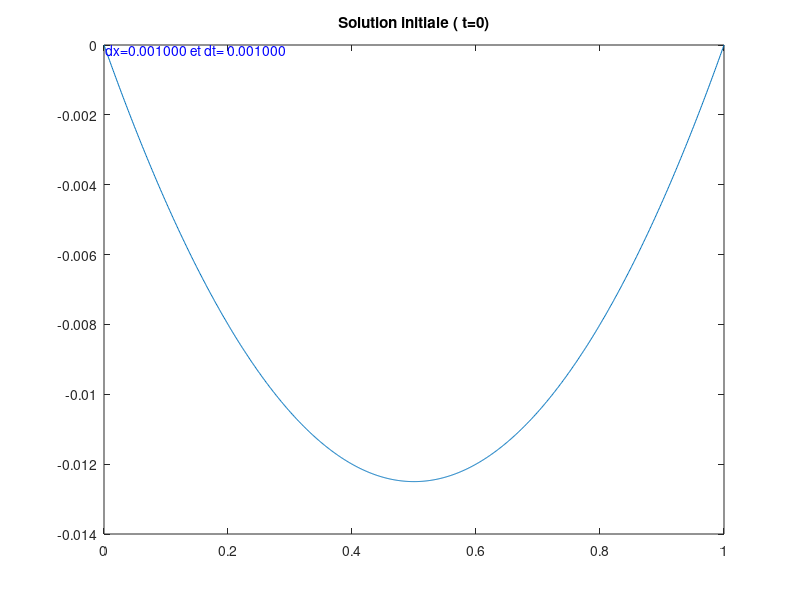

Recreate this plot in MATLAB. (Note: this script raises an error after producing the figure.)
%% Paramètre du problème à résoudre
alpha=10;% paramètre de la modélisation physique


%% Borne du domaine
xmin=0;
xmax=1;
%% Discretisation du domaine
dx=1e-3;% pas en espace
dt=1e-3;% pas du temps
% facteur apparaissant frequemment dans nos schemas, on  a preferé le 
% poser de la sorte pour faciler l'écriture dans la suite.

theta=alpha*dt/dx^2;


x=0:dx:1;% variable spaciale discretisée
% Taille du vecteur espace
[~,N]=size(x);

k=1e-3;
%On doit enlever 1 par la suite car on veut travailler sur les solutions
% sont cherchées pour les noeuds internes, les valeurs deux noeuds externes 
% etant imposés par les conditions aux limites nul dans notre cas
% actuels.)



%% Creation d'une matrice triadiagonale,
% c'est une matrice recurrente dans la plus part des problème faisant
% intervenir des derivées d'ordres 2.


C=full(gallery('tridiag',N-1,-1,2,-1));
% Discretisation de la sollicitation.
% Bien que considérée nulle dans le TD, nous le gardons les équations pour
% une approche plus générale pour notre code.
F=zeros(N-1,1);

%% Schema implicite
Aimp=eye(N-1);
Bimp=eye(N-1)+theta*C;


%% Schema explicite
Aexp=eye(N-1)-theta*C;
Bexp=eye(N-1);

%% r_Schema 
r=1/2; % Donc le schema de Crank-Nicholson par défaut dans ce programme
Ar_sch= r*Aimp+(1-r)*Aexp;
Br_sch=r*Bimp+(1-r)*Bexp;

%% Solution initiale
U0=x.*(x-1)/(2*alpha);

%% affichage de la solution initiale
plot(x,U0);
title('Solution initiale ( t=0)');
text(x(4),U0(4),sprintf('dx=%f et dt= %f',dx,dt),'Color','b');


%% Solution
% Solution explicite à l'intant 50*dt;
n=50;
U=(Aexp^n)*U0(2:end-1)+dt*somPart(Aexp,n-1)*F;

